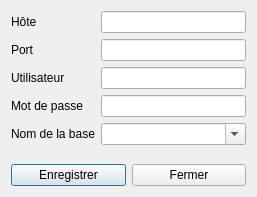
<?xml version="1.0" encoding="UTF-8"?>
<ui version="4.0">
 <class>Dialog</class>
 <widget class="QDialog" name="Dialog">
  <property name="geometry">
   <rect>
    <x>0</x>
    <y>0</y>
    <width>257</width>
    <height>197</height>
   </rect>
  </property>
  <property name="windowTitle">
   <string>Dialog</string>
  </property>
  <layout class="QGridLayout" name="gridLayout">
   <item row="0" column="0">
    <layout class="QFormLayout" name="formLayout">
     <item row="0" column="0">
      <widget class="QLabel" name="label">
       <property name="text">
        <string>Hôte</string>
       </property>
      </widget>
     </item>
     <item row="1" column="0">
      <widget class="QLabel" name="label_2">
       <property name="text">
        <string>Port</string>
       </property>
      </widget>
     </item>
     <item row="2" column="0">
      <widget class="QLabel" name="label_3">
       <property name="text">
        <string>Utilisateur</string>
       </property>
      </widget>
     </item>
     <item row="3" column="0">
      <widget class="QLabel" name="label_4">
       <property name="text">
        <string>Mot de passe</string>
       </property>
      </widget>
     </item>
     <item row="4" column="0">
      <widget class="QLabel" name="label_5">
       <property name="text">
        <string>Nom de la base</string>
       </property>
      </widget>
     </item>
     <item row="0" column="1">
      <widget class="QLineEdit" name="lineEditHost"/>
     </item>
     <item row="1" column="1">
      <widget class="QLineEdit" name="lineEditPort"/>
     </item>
     <item row="2" column="1">
      <widget class="QLineEdit" name="lineEditUser"/>
     </item>
     <item row="3" column="1">
      <widget class="QLineEdit" name="lineEditPass">
       <property name="echoMode">
        <enum>QLineEdit::Password</enum>
       </property>
      </widget>
     </item>
     <item row="4" column="1">
      <widget class="QComboBox" name="comboBoxNomBase">
       <property name="editable">
        <bool>true</bool>
       </property>
      </widget>
     </item>
    </layout>
   </item>
   <item row="1" column="0">
    <layout class="QHBoxLayout" name="horizontalLayout">
     <item>
      <widget class="QPushButton" name="pushButtonSave">
       <property name="text">
        <string>Enregistrer</string>
       </property>
      </widget>
     </item>
     <item>
      <widget class="QPushButton" name="pushButtonClose">
       <property name="text">
        <string>Fermer</string>
       </property>
      </widget>
     </item>
    </layout>
   </item>
  </layout>
 </widget>
 <resources/>
 <connections/>
</ui>
